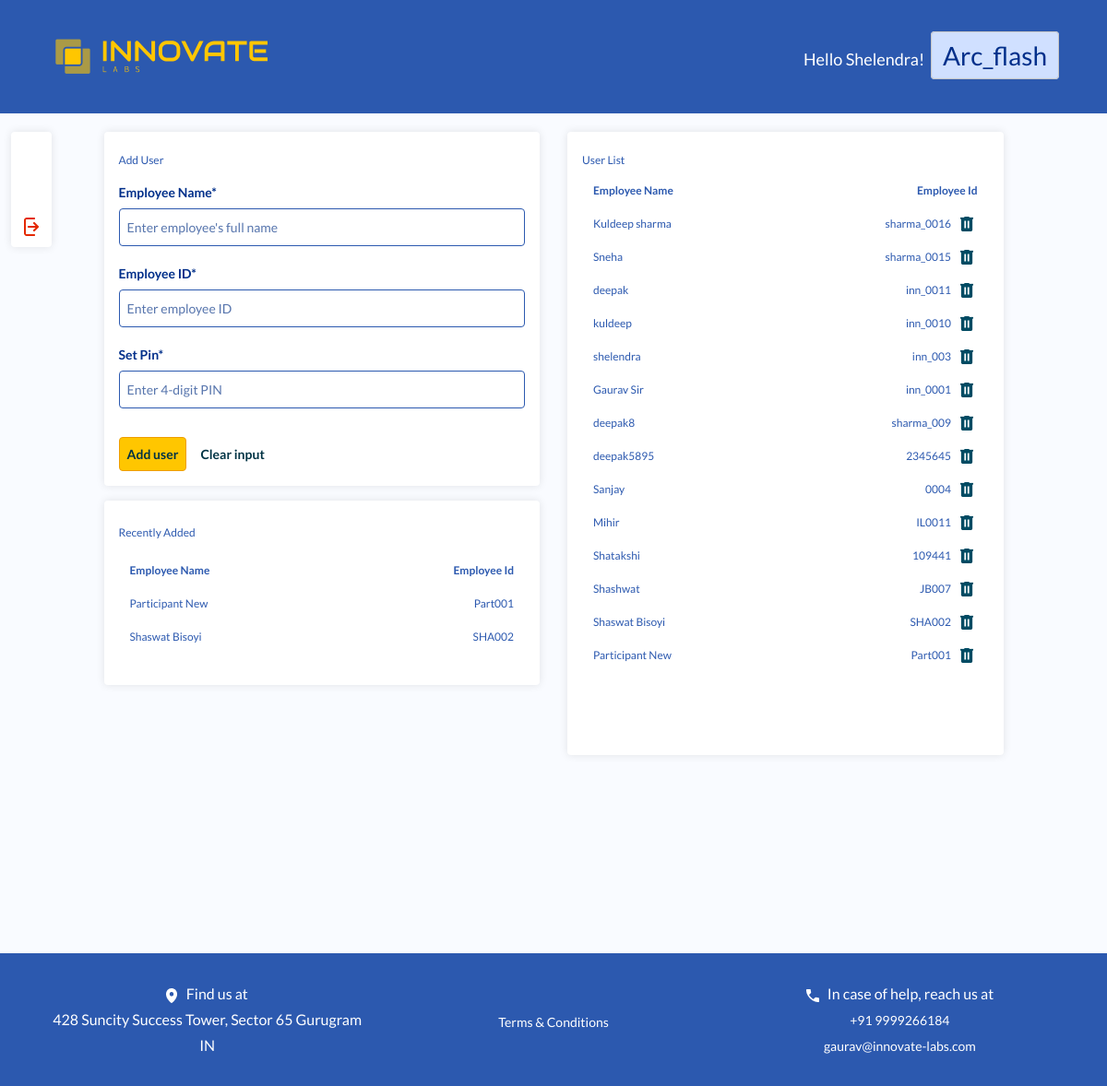
Screenshot of /arc-flash/add-employee.php (signed in) with the database file from the repository.
### tables this page shows
CREATE TABLE `user_details` (
  `id` int(11) NOT NULL,
  `Name` varchar(255) NOT NULL,
  `Emp_ID` varchar(255) NOT NULL,
  `Project` varchar(255) NOT NULL,
  `Pin` int(25) NOT NULL,
  `TrainingAttempted` tinyint(1) DEFAULT NULL,
  `TotalSessionTime` time NOT NULL,
  `Date` date NOT NULL,
  `Login_Attempts` int(255) NOT NULL,
  `Time` time NOT NULL DEFAULT current_timestamp()
);

### arc-flash/add-employee.php (the view, shortened to what this page needs)
<?php
include ('../inc/header.php');
?>
        <div class="col-lg-10 col-sm-10 col-10">
          <div class="row">
            <div class="col-lg-6">
              <div class="add-em-box mb-3">
                <h4 class="color21">Add User</h4>
                <?php
                echo '<form method="POST" action="">
                    <div class="form-group">
                        <label>Employee Name*</label>
                        <input type="text" name="Name" placeholder="Enter employee\'s full name" required>
                    </div>
                    <div class="form-group">
                        <label>Employee ID*</label>
                        <input type="text" name="Emp_ID" placeholder="Enter employee ID" required>
                    </div>
                    <div class="form-group">
                        <label>Set Pin*</label>
                        <input type="password" name="Pin" placeholder="Enter 4-digit PIN" pattern="\d{4}" title="Please enter a 4-digit PIN" required>
                    </div>
                    <div class="buttons-box">
                        <div class="add-user">
                            <button type="submit">Add user</button>
                        </div>
                        <div class="clr-input">
                            <a href="">Clear input</a>
                        </div>
                    </div>
                </form>';
                ?>
              </div>
                              <div class="recenlty-addded-box">
                                <h4 class="color21 pb-2">Recently Added</h4>
                                <div class="emp-name-flex-box">
                                  <p class="color20 fs14 fpw6">Employee Name</p>
                                  <p class="color20 fs14 fpw6">Employee Id</p>
                                </div>
                                    <?php
                                        include('../php/db_con.php');
                                        $sql = "SELECT * FROM user_details WHERE Project='arc_flash' ORDER BY id DESC LIMIT 2";
                                        $result = mysqli_query($con, $sql);
                                        while ($row = mysqli_fetch_assoc($result)){
                                            $Name = $row['Name'];
                                            $Emp_ID =  $row['Emp_ID'];
                                            echo '<div class="emp-name-flex-box">';
                                            echo '<p class="color20 fs14">' . $Name . '</p>';
                                            echo '<p class="color20 fs14">' . $Emp_ID . '</p>';
                                            echo '</div>';
                                        }
                                        ?>
                                          </div>
                                        </div>
                                        <div class="col-lg-6">
                                          <div class="add-employee-search">
                                            <div class="row align-items-center">
                                              <div class="col-xl-4 col-lg-4">
                                                <h4 class="color21">User List</h4>
                                              </div>
                                            </div>
                                            <div class="emp-name-flex-box">
                                                <p class="color20 fs14 fpw6">Employee Name</p>
                                                <p class="color20 fs14 fpw6">Employee Id</p>
                                            </div>
                                            <div class="ovay">
                                     <?php
                                    include('../php/db_con.php');
                                    $sql = "SELECT * FROM user_details WHERE Project='arc_flash'";
                                    $result = mysqli_query($con, $sql);
                                        while ($row = mysqli_fetch_assoc($result)){
                                            $Name = $row['Name'];
                                           $Emp_ID =  $row['Emp_ID'];
                                       echo'  <div class="emp-name-flex-box">';
                                                 echo '<p class="color20 fs14">' . $Name . '</p>';
                                               echo '<p class="color20 fs14">' . $Emp_ID . '&nbsp; <a class="delete-btn" href="../php/delete.php?id=' . $row['id'] . '" onclick="return confirmDelete();"><img src="../assets/img/image/dlbtn.png" /></a></p>';
                                                 echo ' </div>';
                                                     }
                                        ?>
                                            </div>
              </div>
            </div>
          </div>
        </div>
        <div class="col-lg-1"></div>
      </div>
    </div>
  </section>
  <?php
 include ('../inc/footer.php');
  ?>

### custom.css (style rules this page uses)
* { -webkit-box-sizing: border-box; box-sizing: border-box; margin: 0; padding: 0; }
body, html { height: 100%; }
html { scroll-behavior: smooth; }
html, body, div, span, img, ol, ul, li, a, p, h1, h2, h3, h4, h5, h6, option, legend, label, table, th, td, tr, article, aside, caption, figure, footer, header, hgroup, mark, nav, section, time, audio, video { margin: 0; padding: 0; border: 0; outline: 0; }
img { max-width: 100%; }
::placeholder { color: #666; opacity: 1; }
html { margin: 0; padding: 0; width: 100%; height: 100%; overflow-y: scroll; overflow-x: hidden; }
form { position: relative; }
a, button { position: relative; }
input, textarea, button { border: 0px; width: 100%; }
.row { margin-left: -15px; margin-right: -15px; }
.row > [class*="col"] { padding-left: 15px; padding-right: 15px; }
body { font-size: 20px; font-weight: 400; line-height: 35px; font-family: "Lato", sans-serif; background-color: #fff; }
h1, h2, h3, h4, h5, h6 { margin: 0px; font-family: "Lato", sans-serif !important; font-weight: 600; }
h4 { font-size: 20px; font-weight: 700; line-height: 32px; }
a { font-size: 14px; font-weight: 400; cursor: pointer; line-height: 20px; text-decoration: none; -webkit-transition: all 0.4s ease-in-out; transition: all 0.4s ease-in-out; outline: none !important; }
p { margin: 0px; font-size: 16px; line-height: 24px; font-weight: 400; }
.fs14 { font-size: 14px; }
.bg4 { background-color: #F9FBFF; }
.color20 { color: #2C59AF; }
.color21 { color: #2C59AF; }
.fpw6 { font-weight: 600 !important; }

### assets/css/dashboard.css (style rules this page uses)
.add-em-box { background-color: #ffffff; box-shadow: 0px 0px 10px 0px #0000001A; padding: 16px; border-radius: 4px; }
.add-em-box form label { font-size: 14px; font-weight: 600; color: #002F8A; }
.add-em-box form input { border: 1px solid #2C59AF; border-radius: 4px; background-color: #FFFFFF; padding: 2px 8px; font-size: 14px; color: #5775AD; font-weight: 400; }
.add-em-box form input::placeholder { font-size: 14px; color: #5775AD; font-weight: 400; }
.add-em-box form .form-group { margin: 0 0 10px 0; }
.buttons-box { display: flex; gap: 15px; margin-top: 30px; }
.buttons-box .add-user button { background-color: #FFC600; border: 1px solid #EE9D00; border-radius: 4px; padding: 0 8px; color: #003344; font-size: 14px; font-weight: 600; }
.buttons-box .clr-input a { color: #003344; font-size: 14px; font-weight: 600; }
.emp-name-flex-box { display: flex; justify-content: space-between; padding: 4px 12px; }
.recenlty-addded-box { background-color: #ffffff; padding: 16px 16px 120px 16px; box-shadow: 0px 0px 10px 0px #0000001A; border-radius: 4px; height: 307px; }
.add-employee-search { background-color: #ffffff; box-shadow: 0px 0px 10px 0px #0000001A; padding: 16px; border-radius: 4px; }
.add-employee-search .ovay { height: 602px; overflow-y: auto; scrollbar-width: thin; scrollbar-color: #105A71 #B4DFEC; border-radius: 10px; }

### responsive.css (style rules this page uses)
@media only screen and (min-width: 768px) and (max-width: 1200px) { h4 { font-size: 12px; font-weight: 500; line-height: 30px; } }
@media only screen and (min-width: 768px) and (max-width: 1200px) { p { font-size: 16px; line-height: 28px; font-weight: 400; } }
@media only screen and (min-width: 768px) and (max-width: 1200px) { .fs14 { font-size: 11px; } }
@media only screen and (min-width: 768px) and (max-width: 1200px) { .recenlty-addded-box { height: 200px; padding: 20px 16px; margin-bottom: 18px; } }
@media only screen and (min-width: 768px) and (max-width: 1200px) { .add-employee-search .ovay { height: 250px; } }
@media only screen and (min-width: 1000px) and (max-width: 1200px) { .add-employee-search .ovay { height: 585px; } }
@media only screen and (min-width: 1200px) and (max-width: 1800px) { .fs14 { font-size: 12px; } }
@media only screen and (min-width: 1200px) and (max-width: 1800px) { .add-employee-search .ovay { height: 578px; } }

### rows the page displays
user_details: Name "Participant New", Emp_ID "Part001"
user_details: Name "Shaswat Bisoyi", Emp_ID "SHA002"
user_details: Name "Kuldeep sharma", Emp_ID "sharma_0016"
user_details: Name "Sneha", Emp_ID "sharma_0015"
user_details: Name "deepak", Emp_ID "inn_0011"
user_details: Name "kuldeep", Emp_ID "inn_0010"
user_details: Name "shelendra", Emp_ID "inn_003"
user_details: Name "Gaurav Sir", Emp_ID "inn_0001"
user_details: Name "deepak8", Emp_ID "sharma_009"
user_details: Name "deepak5895", Emp_ID "2345645"
user_details: Name "Sanjay", Emp_ID "0004"
user_details: Name "Mihir", Emp_ID "IL0011"
user_details: Name "Shatakshi", Emp_ID "109441"
user_details: Name "Shashwat", Emp_ID "JB007"

### other values shown
$_SESSION['auth_user']['admin_name'] "Shelendra"
$_SESSION['auth_user']['admin_project'] "Arc_flash"
